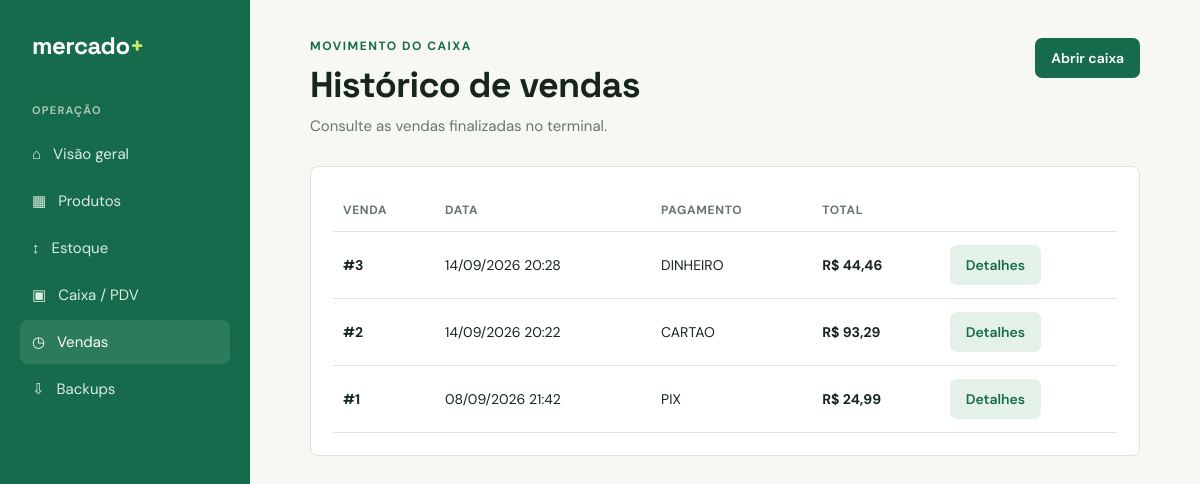
The page /index.php?controller=vendas&action=listar on the database its author committed.
### tables this page shows
CREATE TABLE `vendas` (
  `id` int NOT NULL AUTO_INCREMENT,
  `data_venda` datetime DEFAULT CURRENT_TIMESTAMP,
  `total` decimal(10,2) DEFAULT NULL,
  `forma_pagamento` varchar(50) DEFAULT NULL,
  PRIMARY KEY (`id`)
);

### app/controllers/VendaController.php (called while the page is built, shortened)
<?php
require_once "../app/Models/VendasModels.php";
class VendaController
{
    public function listar_vendas($pdo)
    {
        $model = new VendaModel($pdo);
        $vendas = $model->buscarVendas();
        require "../app/Views/vendas/index.php";
    }
}

### app/models/VendasModels.php (called while the page is built, shortened)
<?php
class VendaModel
{
    private $pdo;
    public function __construct($pdo)
    {
        $this->pdo = $pdo;
    }
    public function buscarVendas()
    {
        $sql = "
            SELECT *
            FROM vendas
            ORDER BY data_venda DESC
        ";
        $stmt = $this->pdo->prepare($sql);
        $stmt->execute();
        return $stmt->fetchAll(PDO::FETCH_ASSOC);
    }
}

### app/views/vendas/index.php (the view, shortened to what this page needs)
<?php
function vendasEsc(mixed $value): string
{
    return htmlspecialchars((string)($value ?? ''), ENT_QUOTES, 'UTF-8');
}
$vendas = isset($vendas) && is_array($vendas) ? $vendas : [];
?>
<!doctype html>
<html lang="pt-BR">
<head>
    <link rel="stylesheet" href="style.css">
</head>
<body>
    <div class="shell">
        <aside class="sidebar">
            <div class="brand">mercado<span>+</span></div>
            <div class="nav-label">Operação</div>
            <nav class="nav">
                <a href="index.php">⌂ &nbsp; Visão geral</a>
                <a href="index.php?controller=produto">▦ &nbsp; Produtos</a>
                <a href="index.php?controller=estoque">↕ &nbsp; Estoque</a>
                <a href="index.php?controller=pdv">▣ &nbsp; Caixa / PDV</a>
                <a class="active" href="index.php?controller=vendas&action=listar">◷ &nbsp; Vendas</a>
                <a href="index.php?controller=backup&action=home">⇩ &nbsp; Backups </a>
            </nav>
        </aside>
        <main class="main">
            <header class="topline">
                <div>
                    <p class="eyebrow">Movimento do caixa</p>
                    <h1>Histórico de vendas</h1>
                    <p class="muted">Consulte as vendas finalizadas no terminal.</p>
                </div><a class="button" href="index.php?controller=pdv">Abrir caixa</a>
            </header>
            <section class="panel">
                <div class="table-wrap">
                    <table>
                        <thead>
                            <tr>
                                <th>Venda</th>
                                <th>Data</th>
                                <th>Pagamento</th>
                                <th>Total</th>
                                <th></th>
                            </tr>
                        </thead>
                        <tbody><?php foreach ($vendas as $venda): ?><tr>
                                    <td><strong>#<?= (int)$venda['id'] ?></strong></td>
                                    <td><?= date('d/m/Y H:i', strtotime($venda['data_venda'])) ?></td>
                                    <td><?= vendasEsc($venda['forma_pagamento']) ?></td>
                                    <td><strong>R$ <?= number_format((float)$venda['total'], 2, ',', '.') ?></strong></td>
                                    <td><a class="button light" href="index.php?controller=vendas&action=detalhes&id=<?= (int)$venda['id'] ?>">Detalhes</a></td>
                                </tr><?php endforeach; ?></tbody>
                    </table><?php if (!$vendas): ?><div class="empty">Nenhuma venda registrada.</div><?php endif; ?>
                </div>
            </section>
        </main>
    </div>
</body>
</html>

### public/style.css (style rules this page uses)
:root { --ink:#17251f; --muted:#68756f; --green:#176b4d; --mint:#e4f1e9; --lime:#c7e86b; --cream:#f7f8f3; --line:#dbe4dc; --white:#fff; --red:#b64235; }
* { box-sizing:border-box; }
body { margin:0; background:var(--cream); color:var(--ink); font:15px 'DM Sans', sans-serif; }
a { color:inherit; text-decoration:none; }
.shell { display:flex; min-height:100vh; }
.sidebar { width:250px; background:var(--green); color:#fff; padding:30px 20px; display:flex; flex-direction:column; }
.brand { font:700 24px 'Space Grotesk', sans-serif; letter-spacing:-.5px; margin:0 12px 42px; }
.brand span { color:var(--lime); }
.nav-label { color:#a8c8b5; font-size:11px; font-weight:700; letter-spacing:1.2px; text-transform:uppercase; margin:0 12px 12px; }
.nav a { display:block; padding:12px; border-radius:8px; color:#dcece2; margin:3px 0; }
.nav a:hover, .nav a.active { background:#2c7b5d; color:#fff; }
.main { flex:1; min-width:0; padding:38px 5vw; }
.topline { display:flex; justify-content:space-between; align-items:flex-start; gap:20px; margin-bottom:30px; }
.eyebrow { color:var(--green); font-size:12px; font-weight:700; letter-spacing:1.5px; text-transform:uppercase; margin:0 0 8px; }
h1,h2,h3 { font-family:'Space Grotesk',sans-serif; margin:0; letter-spacing:-.7px; }
h1 { font-size:36px; }
.muted { color:var(--muted); margin:8px 0 0; }
.button { display:inline-block; border:0; border-radius:7px; background:var(--green); color:#fff; cursor:pointer; font:600 14px 'DM Sans'; padding:11px 16px; }
.button.light { background:var(--mint); color:var(--green); }
.panel { background:#fff; border:1px solid var(--line); border-radius:8px; padding:22px; margin-bottom:20px; }
.table-wrap { overflow:auto; }
table { border-collapse:collapse; width:100%; }
th,td { border-bottom:1px solid var(--line); padding:13px 10px; text-align:left; white-space:nowrap; }
th { color:var(--muted); font-size:12px; text-transform:uppercase; letter-spacing:.7px; }
td { font-size:14px; }

### rows shown on the page
vendas: id "3", data_venda "14/09/2026 20:28", forma_pagamento "DINHEIRO", total "44,46"
vendas: id "2", data_venda "14/09/2026 20:22", forma_pagamento "CARTAO", total "93,29"
vendas: id "1", data_venda "08/09/2026 21:42", forma_pagamento "PIX", total "24,99"
